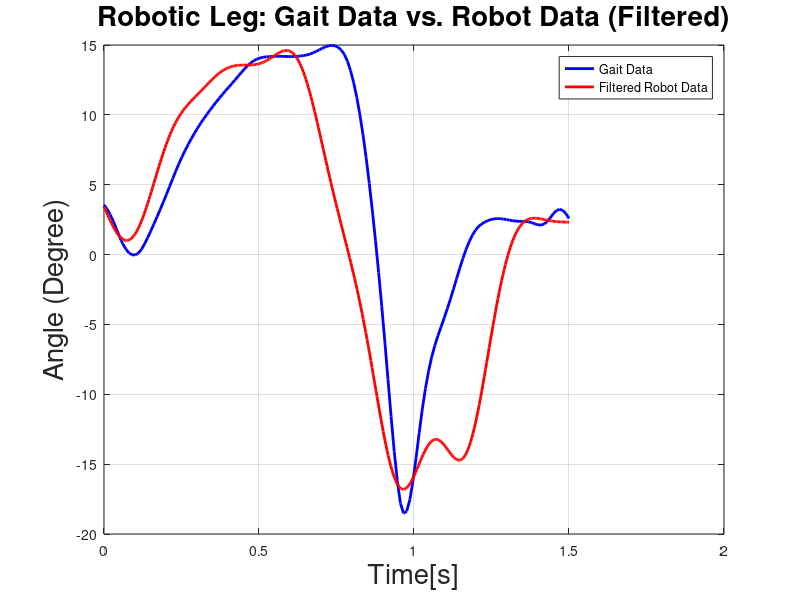

Reproduce this figure in MATLAB.
% Load the data
gait_data = load('data.txt'); 
robot_data = load('data_4.txt'); 

% Define the filter
fs = length(robot_data) / 1.5;  % Sampling frequency (estimated from data length)
fc = 5; % Cutoff frequency in Hz (adjust as needed)
[b, a] = butter(4, fc/(fs/2), 'low'); % 4th-order low-pass Butterworth filter

% Apply the filter to the robot data
filtered_robot_data = filtfilt(b, a, robot_data);

% Time vectors
time_gait = linspace(0, 1.5, length(gait_data));
time_robot = linspace(0, 1.5, length(robot_data));

% Plot results
figure;
plot(time_gait, gait_data, 'b-', 'LineWidth', 2);
hold on;
plot(time_robot, filtered_robot_data, 'r-', 'LineWidth', 2);
title('Robotic Leg: Gait Data vs. Robot Data (Filtered)','FontSize',20);
xlabel('Time[s]','FontSize',	20);
ylabel('Angle (Degree)','FontSize',20);
legend('Gait Data', 'Filtered Robot Data');
grid on;
hold off;
